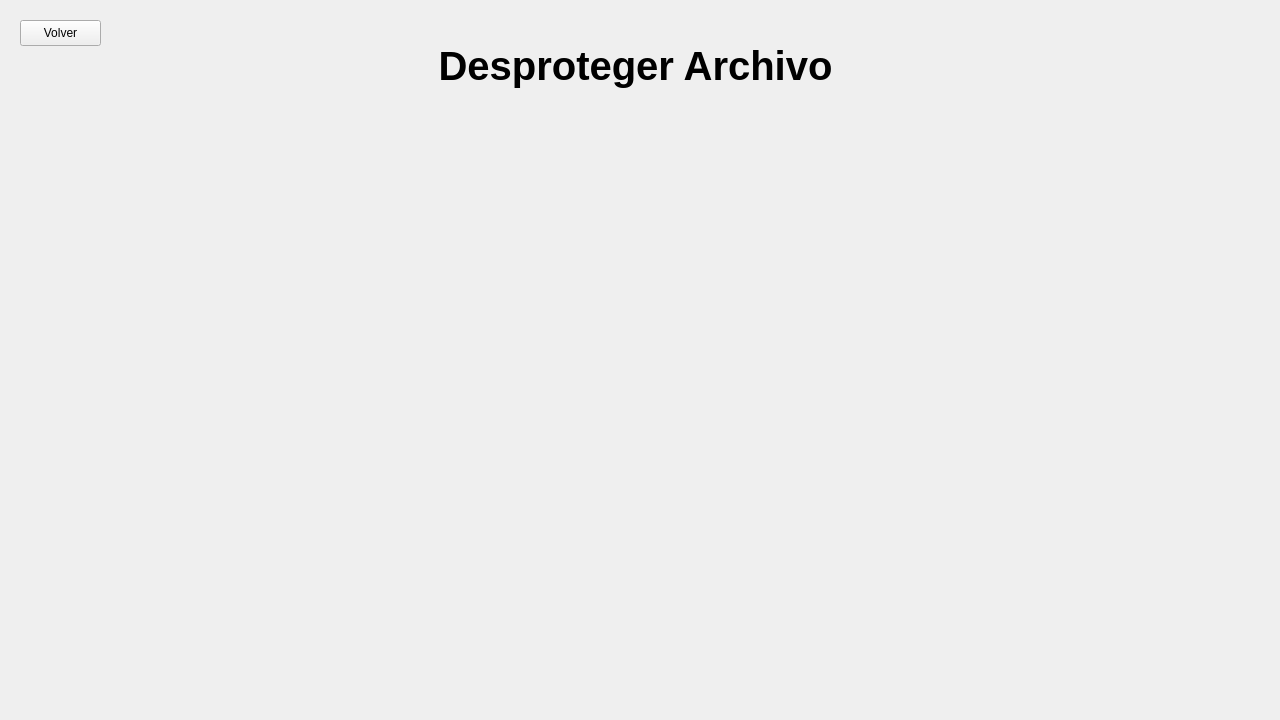
<?xml version="1.0" encoding="UTF-8"?>
<ui version="4.0">
 <class>decodeFile</class>
 <widget class="QWidget" name="decodeFile">
  <property name="geometry">
   <rect>
    <x>0</x>
    <y>0</y>
    <width>1280</width>
    <height>720</height>
   </rect>
  </property>
  <property name="windowTitle">
   <string>Form</string>
  </property>
  <widget class="QLabel" name="tituloLabel">
   <property name="geometry">
    <rect>
     <x>310</x>
     <y>40</y>
     <width>651</width>
     <height>51</height>
    </rect>
   </property>
   <property name="font">
    <font>
     <pointsize>30</pointsize>
     <bold>true</bold>
    </font>
   </property>
   <property name="text">
    <string>Desproteger Archivo</string>
   </property>
   <property name="alignment">
    <set>Qt::AlignmentFlag::AlignCenter</set>
   </property>
  </widget>
  <widget class="QPushButton" name="back_btn">
   <property name="geometry">
    <rect>
     <x>20</x>
     <y>20</y>
     <width>81</width>
     <height>26</height>
    </rect>
   </property>
   <property name="text">
    <string>Volver</string>
   </property>
  </widget>
 </widget>
 <resources/>
 <connections/>
</ui>
